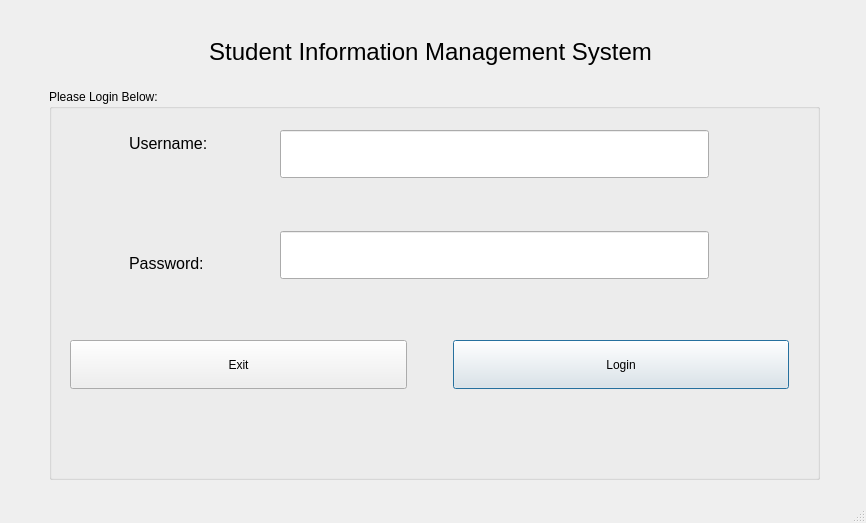
<?xml version="1.0" encoding="UTF-8"?>
<ui version="4.0">
 <class>loginView</class>
 <widget class="QMainWindow" name="loginView">
  <property name="geometry">
   <rect>
    <x>0</x>
    <y>0</y>
    <width>866</width>
    <height>523</height>
   </rect>
  </property>
  <property name="sizePolicy">
   <sizepolicy hsizetype="Preferred" vsizetype="Preferred">
    <horstretch>0</horstretch>
    <verstretch>0</verstretch>
   </sizepolicy>
  </property>
  <property name="minimumSize">
   <size>
    <width>866</width>
    <height>523</height>
   </size>
  </property>
  <property name="maximumSize">
   <size>
    <width>866</width>
    <height>523</height>
   </size>
  </property>
  <property name="windowTitle">
   <string>Login</string>
  </property>
  <property name="tabShape">
   <enum>QTabWidget::Rounded</enum>
  </property>
  <widget class="QWidget" name="centralWidget">
   <widget class="QLabel" name="label">
    <property name="geometry">
     <rect>
      <x>20</x>
      <y>30</y>
      <width>821</width>
      <height>43</height>
     </rect>
    </property>
    <property name="font">
     <font>
      <pointsize>18</pointsize>
     </font>
    </property>
    <property name="text">
     <string>Student Information Management System</string>
    </property>
    <property name="alignment">
     <set>Qt::AlignCenter</set>
    </property>
   </widget>
   <widget class="QLabel" name="loginStatus">
    <property name="geometry">
     <rect>
      <x>50</x>
      <y>420</y>
      <width>771</width>
      <height>41</height>
     </rect>
    </property>
    <property name="text">
     <string/>
    </property>
    <property name="alignment">
     <set>Qt::AlignCenter</set>
    </property>
   </widget>
   <widget class="QGroupBox" name="groupBox">
    <property name="geometry">
     <rect>
      <x>49</x>
      <y>89</y>
      <width>771</width>
      <height>391</height>
     </rect>
    </property>
    <property name="sizePolicy">
     <sizepolicy hsizetype="Expanding" vsizetype="Preferred">
      <horstretch>0</horstretch>
      <verstretch>0</verstretch>
     </sizepolicy>
    </property>
    <property name="title">
     <string>Please Login Below:</string>
    </property>
    <widget class="QWidget" name="horizontalLayoutWidget">
     <property name="geometry">
      <rect>
       <x>10</x>
       <y>240</y>
       <width>741</width>
       <height>71</height>
      </rect>
     </property>
     <layout class="QHBoxLayout" name="horizontalLayout">
      <item>
       <widget class="QPushButton" name="cancelButton">
        <property name="sizePolicy">
         <sizepolicy hsizetype="Expanding" vsizetype="Expanding">
          <horstretch>0</horstretch>
          <verstretch>0</verstretch>
         </sizepolicy>
        </property>
        <property name="font">
         <font>
          <pointsize>9</pointsize>
         </font>
        </property>
        <property name="text">
         <string>Exit</string>
        </property>
       </widget>
      </item>
      <item>
       <spacer name="horizontalSpacer">
        <property name="orientation">
         <enum>Qt::Horizontal</enum>
        </property>
        <property name="sizeType">
         <enum>QSizePolicy::Fixed</enum>
        </property>
        <property name="sizeHint" stdset="0">
         <size>
          <width>40</width>
          <height>20</height>
         </size>
        </property>
       </spacer>
      </item>
      <item>
       <widget class="QPushButton" name="okButton">
        <property name="sizePolicy">
         <sizepolicy hsizetype="Expanding" vsizetype="Expanding">
          <horstretch>0</horstretch>
          <verstretch>0</verstretch>
         </sizepolicy>
        </property>
        <property name="font">
         <font>
          <pointsize>9</pointsize>
         </font>
        </property>
        <property name="text">
         <string>Login</string>
        </property>
        <property name="autoDefault">
         <bool>true</bool>
        </property>
        <property name="default">
         <bool>true</bool>
        </property>
       </widget>
      </item>
     </layout>
    </widget>
    <widget class="QWidget" name="verticalLayoutWidget">
     <property name="geometry">
      <rect>
       <x>220</x>
       <y>30</y>
       <width>451</width>
       <height>171</height>
      </rect>
     </property>
     <layout class="QVBoxLayout" name="verticalLayout">
      <item>
       <widget class="QLineEdit" name="usernameField">
        <property name="sizePolicy">
         <sizepolicy hsizetype="Expanding" vsizetype="Expanding">
          <horstretch>0</horstretch>
          <verstretch>0</verstretch>
         </sizepolicy>
        </property>
        <property name="font">
         <font>
          <pointsize>12</pointsize>
         </font>
        </property>
       </widget>
      </item>
      <item>
       <spacer name="verticalSpacer_2">
        <property name="orientation">
         <enum>Qt::Vertical</enum>
        </property>
        <property name="sizeHint" stdset="0">
         <size>
          <width>20</width>
          <height>40</height>
         </size>
        </property>
       </spacer>
      </item>
      <item>
       <widget class="QLineEdit" name="passwordFIeld">
        <property name="sizePolicy">
         <sizepolicy hsizetype="Expanding" vsizetype="Expanding">
          <horstretch>0</horstretch>
          <verstretch>0</verstretch>
         </sizepolicy>
        </property>
        <property name="font">
         <font>
          <pointsize>12</pointsize>
         </font>
        </property>
        <property name="echoMode">
         <enum>QLineEdit::Password</enum>
        </property>
        <property name="clearButtonEnabled">
         <bool>false</bool>
        </property>
       </widget>
      </item>
     </layout>
    </widget>
    <widget class="QLabel" name="usernameLabel">
     <property name="geometry">
      <rect>
       <x>80</x>
       <y>40</y>
       <width>116</width>
       <height>29</height>
      </rect>
     </property>
     <property name="font">
      <font>
       <pointsize>12</pointsize>
      </font>
     </property>
     <property name="text">
      <string>Username:</string>
     </property>
    </widget>
    <widget class="QLabel" name="PasswordLabel">
     <property name="geometry">
      <rect>
       <x>80</x>
       <y>160</y>
       <width>109</width>
       <height>29</height>
      </rect>
     </property>
     <property name="font">
      <font>
       <pointsize>12</pointsize>
      </font>
     </property>
     <property name="text">
      <string>Password:</string>
     </property>
    </widget>
    <zorder>horizontalLayoutWidget</zorder>
    <zorder>verticalLayoutWidget</zorder>
    <zorder>usernameLabel</zorder>
    <zorder>PasswordLabel</zorder>
    <zorder>usernameField</zorder>
   </widget>
  </widget>
  <widget class="QStatusBar" name="statusBar">
   <property name="sizeGripEnabled">
    <bool>true</bool>
   </property>
  </widget>
 </widget>
 <layoutdefault spacing="6" margin="11"/>
 <tabstops>
  <tabstop>usernameField</tabstop>
  <tabstop>passwordFIeld</tabstop>
  <tabstop>cancelButton</tabstop>
  <tabstop>okButton</tabstop>
 </tabstops>
 <resources>
  <include location="../Resource Files/loginView.qrc"/>
 </resources>
 <connections>
  <connection>
   <sender>cancelButton</sender>
   <signal>clicked()</signal>
   <receiver>loginView</receiver>
   <slot>close()</slot>
   <hints>
    <hint type="sourcelabel">
     <x>355</x>
     <y>293</y>
    </hint>
    <hint type="destinationlabel">
     <x>248</x>
     <y>174</y>
    </hint>
   </hints>
  </connection>
 </connections>
</ui>
